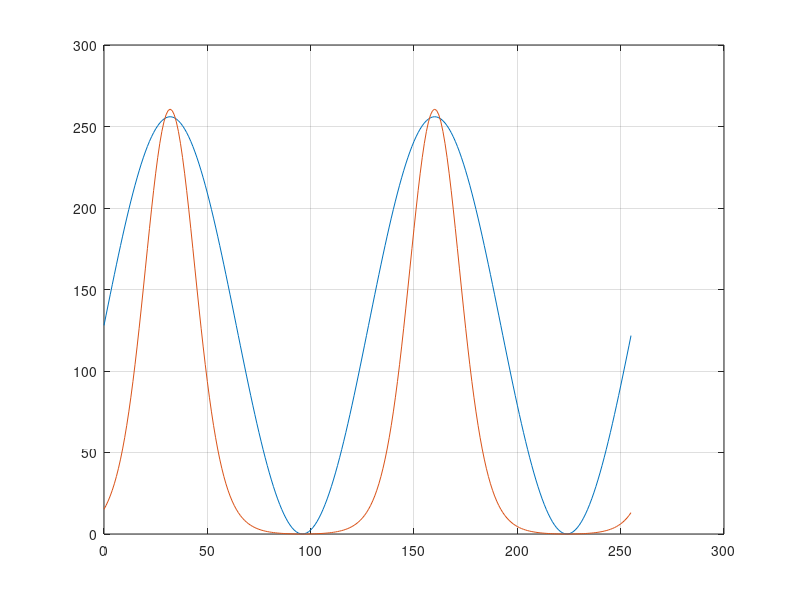

The MATLAB script that drew this image:
close all
clear all
clc

a = [0:255];
expDutyCycles = 256.^(a/255) - 1;

sineWave = 256/2 * sin((2*pi)/128*a) + 256/2;
plot(a, sineWave, a, 256.^(sineWave./255) - 1);
grid on;
